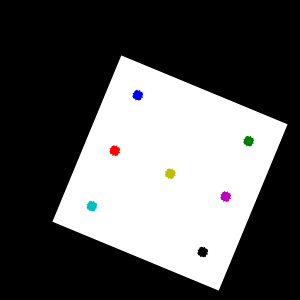
#> input picture aula_04/patterns_transformed.png, 300 x 300 px
$ jupyter execute APS_Visao_Transformacoes.ipynb   (shell and % lines are left out)   (older library calls are emulated)
#> lines starting #> are read from the running program, lines starting #| are printed output that depends on the picture; after the words box and inside, x2 and y2 are one past the last pixel; in counts of white or black regions, pixels touching at a corner belong together; long printed decimals are rounded
# Transformações geométricas - APS de Visão

## Criação da imagem

Vamos gerar uma imagem de entrada com algumas coordenadas conhecidas.  Desta seção você só vai precisar das coordenadas dos pontos na imagem de entrada e na imagem de saída

[cell 1]
import matplotlib.pyplot as plt

from matplotlib import colors

import cv2

import numpy as np


sp_x = 30
sp_y = 30
x_blocks = 6
y_blocks = 6

[cell 2]
# Cria uma imagem RGB  em branco
blank = 255*np.ones((sp_x * x_blocks,sp_y*y_blocks,3), np.uint8)

[cell 3]
# Coordenadas de entrada de alguns pontos
points = [[1,1],
          [5,1],
          [1,3],
          [3,3],
          [5,3],
          [1,5],
          [5,5]]

[cell 4]
# Cores a usar para os pontos
point_colors = ['r', 'g', 'b', 'c', 'm', 'y', 'k']

## Coordenadas dos pontos na imagem de entrada

Este loop imprime as coordenadas.

As cores dos pontos servem para identificá-los

[cell 5]
sp_x = 30 # x spacing
sp_y = 30 # y spacing
point_size = 5
print("Posição dos pontos: (x_entrada, y_entrada)")

for i in range(len(points)):
    point_color = [int(255*canal) for canal in colors.colorConverter.colors[point_colors[i]]]
    point_position = (sp_x*points[i][0], sp_y*points[i][1])
    print(point_position)
    cv2.circle(blank,point_position, point_size, point_color, -1)
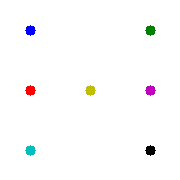
#> blank: shape (180, 180, 3); mean of channels 0, 1, 2 252.1, 251.8, 252.1; drawn as B, G, R

## Imagem de entrada

Tudo o que foi geito até agora teve como única finalidade gerar esta imagem, que será gravada no arquivo `dots_pattern.png` .

[cell 6]
plt.imshow(blank)

Se precisar abrir a imagem fora deste *notebook*, use o arquivo `dots_pattern.png`

[cell 7]
cv2.imwrite("dots_pattern.png", blank)
#> Out = True

## Padrão de saída

Foi aplicada uma transformação à imagem de entrada, que gerou o seguinte padrão de saída:

[cell 8]
saida = cv2.imread("patterns_transformed.png")
#> saida is the input picture: shape (300, 300, 3); mean B, G, R 90.8, 90.6, 90.8

saida_rgb = cv2.cvtColor(saida, cv2.COLOR_BGR2RGB)

[cell 9]
plt.imshow(saida)

[cell 10]
cv2.imwrite("nova.jpg",saida)
#> Out = True

Sabe-se que a imagem de saída é igual a uma combinação de rotações em torno de um ponto arbitrário e  redimensionamentos (escala) da imagem de entrada. Para simplificar, assuma que o redimensionamento é igual nos eixos $x$ e $y$

Cada ponto da imagem de saída está relacionado à sua posição na imagem de entrada pela seguinte transformação:

$$
\begin{pmatrix}
x_{saida} \\
y_{saida} \\
1
\end{pmatrix}
 =
\begin{pmatrix}
   \alpha &\beta &(1-\alpha \cdot center.x - \beta \cdot center.y) \\
   -\beta & \alpha & \beta \cdot center.x + (1 - \alpha \cdot center.y) \\ 0 & 0 & 1
\end{pmatrix} \cdot \begin{pmatrix} x_{entrada} \\ y_{entrada} \\ 1 \end{pmatrix}
$$

Na equação acima:

$\alpha = escala \cdot \cos(\theta)$

$\beta = escala \cdot \sin(\theta) $

$x_{entrada}$ é a posição $x$ de cada pixel na imagem de entrada

$y_{entrada}$ é a posição $y$ de cada pixel na imagem de entrada

$center$ é o centro de rotação

$x_{saída}$ é a coordenada $x$ do pixel na imagem de saída

$y_{saída}$ é a coordenada $y$ do pixel na imagem de saída

Com translação:

$$
\begin{pmatrix}
x_{saida} \\
y_{saida} \\
1
\end{pmatrix}
 =
\begin{pmatrix}
   \alpha &\beta &(1-\alpha \cdot center.x - \beta \cdot center.y) + t_x \\
   -\beta & \alpha & \beta \cdot center.x + (1 - \alpha \cdot center.y) + t_y \\ 0 & 0 & 1
\end{pmatrix} \cdot \begin{pmatrix} x_{entrada} \\ y_{entrada} \\ 1 \end{pmatrix}
$$

# Matrizes de transformação com rotação, translação e escala

O objetivo desta seção é só entender a forma da transformação de saída expressa na equação que fecha a seção anterior.

Uma matriz de translação por uma distância $ [ x_t   y_t ]$ em 2D é:

$$
T = \begin{pmatrix} 1 & 0 & x_t \\
0 & 1 & y_t \\
0 & 0 & 1
\end{pmatrix}
$$

Uma matriz de rotação por um ângulo $\theta$ é:

$$
R = \begin{pmatrix} \cos(\theta) & -\sin(\theta) & 0 \\
\sin(\theta) & \cos(\theta) & 0 \\
0 & 0 & 1
\end{pmatrix}
$$

Uma matriz que aplica um fator de escala  $s$ igual nos eixos $x$ e $y$ é:

$$
S = \begin{pmatrix} s & 0  & 0 \\
0 & s & 0 \\
0 & 0 & 1
\end{pmatrix}
$$

Uma transformação genérica, composta de rotação, escala e transação (nesta ordem) é dada por:

$$
M = T \cdot S \cdot R
$$

Ou seja:
$$
M = \begin{pmatrix} 1 & 0 & x_t \\
0 & 1 & y_t \\
0 & 0 & 1
\end{pmatrix}
\cdot
\begin{pmatrix} \cos(\theta) & -\sin(\theta) & 0 \\
\sin(\theta) & \cos(\theta) & 0 \\
0 & 0 & 1
\end{pmatrix}
\cdot
\begin{pmatrix} s & 0  & 0 \\
0 & s & 0 \\
0 & 0 & 1
\end{pmatrix}
$$

Multiplicando as três matrizes, temos que uma transformação afim composta de rotação, escala e translação é:

$$
M = \begin{pmatrix} s\cdot\cos(\theta) & -s\cdot\sin(\theta) & x_t \\
-s\cdot\sin(\theta) & -s\cdot\cos(\theta) & y_t \\
0 & 0 & 1
\end{pmatrix}
$$

Desta forma, um ponto de entrada representado por $( x_{i}, y_{i} ) $ será transformado num ponto de saída $(x_{saida}, y_{saida})$ quando multiplicado pela matrix $M$

$$
\begin{pmatrix}x_{saida} \\ y_{saida} \end{pmatrix} = \begin{pmatrix} s\cdot\cos(\theta) & -s\cdot\sin(\theta) & x_t \\
-s\cdot\sin(\theta) & -s\cdot\cos(\theta) & y_t \\
0 & 0 & 1
\end{pmatrix} \cdot \begin{pmatrix} x_{i} \\ y_{i} \end{pmatrix}
$$

Teremos, então:

$$
x_{saida} = x_{i} \cdot s \cdot \cos(\theta) - y_{i} \cdot s \cdot \sin(\theta) + x_t $$
e
$$ y_{saida} = - x_{i} \cdot s \cdot \sin(\theta) - y_{i} \cdot s \cdot \cos(\theta) + y_t
$$

Por simplicidade, ao estimar uma transformação, ajuda trabalhar com as seguintes relações:

$\alpha =  s \cdot \cos(\theta)$

e

$\beta = s \cdot \sin(\theta) $

E encarar a matriz da seguinte forma:

$$
\begin{pmatrix}x_{saida} \\ y_{saida} \end{pmatrix} = \begin{pmatrix} \alpha & -\beta & x_t \\
-\beta & -\alpha & y_t \\
0 & 0 & 1
\end{pmatrix} \cdot \begin{pmatrix} x_{i} \\ y_{i} \end{pmatrix}
$$

# APS Visão

Responda (no IPython Notebook):

1. Quantos graus de liberdade (variáveis) determinam a transformação acima?
R: 4. Scale Angulo, traslacoes em xt e yt.

2. Supondo que a transformação aplicada para transformar a imagem de entrada na imagem do arquivo `patterns_transformed.png` é desconhecida, é possível descobrir qual é esta transformação? Como?

3. Crie uma tabela para os 7 pontos de entrada fornecidos em que constem quais suas posições na imagem de entrada e depois quais suas posições após transformados, na imagem de saída. R: Entrada (30, 30),(150, 30),(30, 90),(90, 90),(150, 90),(30, 150),(150, 150). Saida: (135,95),(248,141),(114,150),(170,173),(225,196),(91,206),(203,252)

4. Considerando o número de variáveis da matriz de transformação fornecida, de quantas correspondências $p_{entrada} \Rightarrow p_{saida}$ você precisa para descobrir qual é a matriz? R:2

5. Por que poderia ser útil usar **mais** correspondências do que a resposta que você deu no item anterior? R: maior precisao

6. Expanda a equação da transformação usando os pontos de entrada e saída de sua tabela até ter um sistema sobredeterminado. <font color=red> Reserve pelo menos 1 hora para esta atividade - trabalhoso </font>. Talvez você ache útil aprender a usar um *Computer Algebra System* para fazer isso, por exemplo o Sympy ou o Maxima.

7. A partir do sistema sobredeterminado que você encontrou no item anterior, resolva e estime qual é a transformação que foi usada para converter a imagem de entrada na imagem de saída. Você pode usar o método de *Least Squares* que está presente no *Scipy* ou o *RANSAC* da OpenCV, por exemplo.

8. Aplique a transformação à imagem de entrada e verifique se o resultado que obteve se assemelha à imagem de saída. A função da OpenCV que permite que você faça isso é a *cv2.warpAffine()*

9. Abra a imagem `patterns_transformed.png`  na tela do seu celular e imprima na tela em tempo real a rotação da imagem

## Referências

[Shapiro and Shepard. Computer Vision. Seção 11.2, Capítulo 11](https://courses.cs.washington.edu/courses/cse576/book/ch11.pdf)

[http://docs.opencv.org/3.1.0/da/d6e/tutorial_py_geometric_transformations.html#gsc.tab=0](http://docs.opencv.org/3.1.0/da/d6e/tutorial_py_geometric_transformations.html#gsc.tab=0)

[cell 11]
import cv2
import numpy as np

im = saida
gray = cv2.cvtColor(im,cv2.COLOR_BGR2GRAY);
gray = cv2.GaussianBlur(gray, (5, 5), 0)
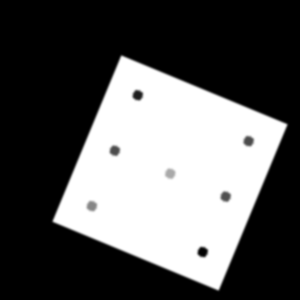
#> gray: shape (300, 300); min 0, max 255, mean 90.7
_, bin = cv2.threshold(gray,300,255,2) # inverted threshold (light obj on dark bg)
bin = cv2.dilate(bin, None)  # fill some holes
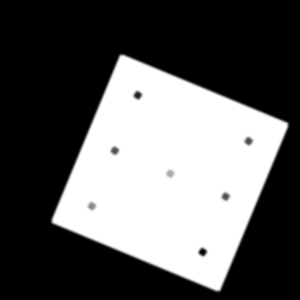
#> bin: shape (300, 300); min 0, max 255, mean 93.8
bin = cv2.dilate(bin, None)
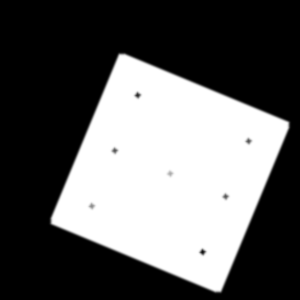
#> bin: shape (300, 300); min 0, max 255, mean 96.9
bin = cv2.erode(bin, None)   # dilate made our shape larger, revert that
bin = cv2.erode(bin, None)
bin, contours, hierarchy = cv2.findContours(bin, cv2.RETR_LIST, cv2.CHAIN_APPROX_SIMPLE)
#> contours = 1 contour; box (x1, y1, x2, y2) and area: (50, 53, 290, 293) 34017

rc = cv2.minAreaRect(contours[0])
#> rc = ((169.5, 172.5), (185.4, 185.4), -67.5)
box = cv2.boxPoints(rc)
#> box = [[219.7, 293.6], [48.4, 222.7], [119.3, 51.4], [290.6, 122.3]]
for p in box:
    pt = (p[0],p[1])
    print(pt)
    cv2.circle(im,pt,5,(200,0,0),2)
#> this loop made 4 passes
#| (219.652, 293.5987)
#| (48.401, 222.652)
#| (119.348, 51.401)
#| (290.5987, 122.348)
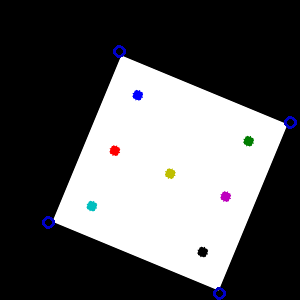
#> im: shape (300, 300, 3); 0.4% of pixels changed, all inside (x1, y1, x2, y2) = (42, 45, 297, 300)
cv2.imshow("oi", im)
cv2.waitKey()
#> Out = 27
